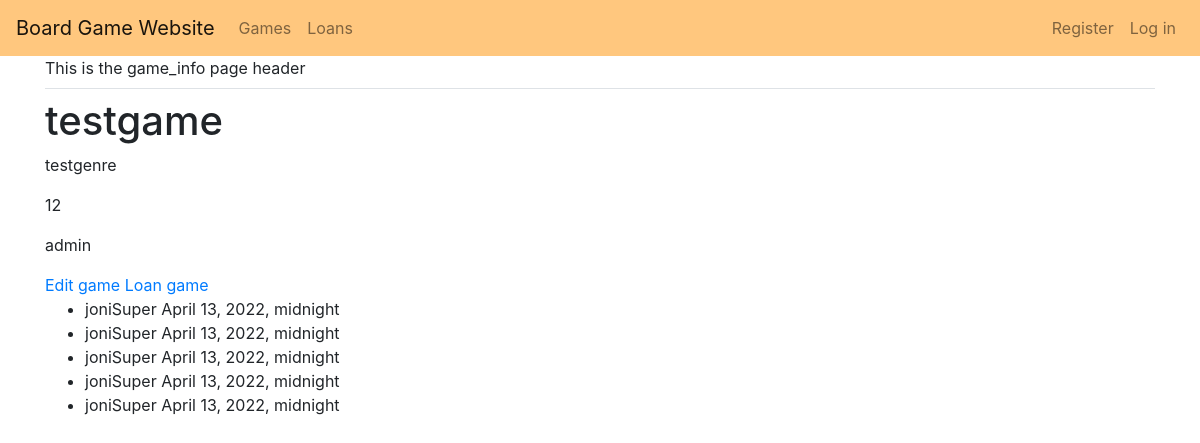
Page /games/4/ on the earlier database version.
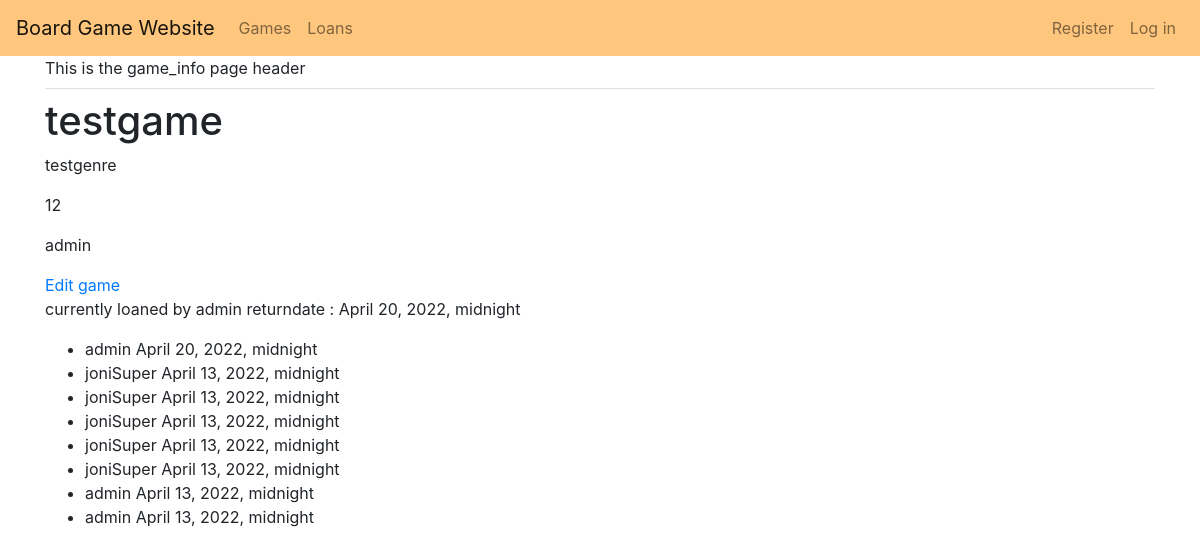
Same page on the later database version.
### board_games/models.py (models this page shows, shortened)
class BoardGame(models.Model):
    game = models.CharField(max_length=100)
    genre = models.CharField(max_length=200)
    year_published = models.IntegerField()
    owner = models.ForeignKey(User, on_delete=models.CASCADE)
    loaned = models.BooleanField(null=True)

class GameLoan(models.Model):
    game = models.ForeignKey(BoardGame, on_delete=models.CASCADE)
    owner = models.ForeignKey(User, on_delete=models.CASCADE)
    date_loaned = models.DateTimeField(auto_now_add=True)
    return_date = models.DateTimeField()

### board_games/views.py (the view)
# urls.py: path("games/<int:game_id>/", views.game_info, name="game_info"),
def game_info(request, game_id):
    game = BoardGame.objects.get(id=game_id)
    loans = GameLoan.objects.filter(game=game).order_by("-return_date")
    context = {"game": game, "loans": loans}
    return render(request, "board_games/game_info.html", context)

### board_games/templates/board_games/game_info.html
{% extends 'board_games/base.html' %}
{% block page_header %}
This is the game_info page header
{% endblock page_header %}
{% block content %}
<h1>{{game.game}}</h1>
<p>{{game.genre}}</p>
<p>{{game.year_published}}</p>
<p>{{game.owner}}</p>
<a href="{% url 'board_games:edit_game' game.id %}">Edit game</a>
{% if not game.loaned %}
<a href="{% url 'board_games:add_loan' game.id %}">Loan game</a>
{% else %}
<p>
    currently loaned by {{ loans.first.owner }} returndate : {{ loans.first.return_date }}
</p>
{% endif %}
<ul>
    {% for loan in loans %}
    <li>
        {{ loan.owner }}
        {{ loan.return_date }}
    </li>
    {% endfor %}
</ul>
{% endblock content %}

### board_games/templates/board_games/base.html (shortened to what this page needs)
{% load bootstrap4 %}
<!DOCTYPE html>
<html lang="en">
<head>
  {% bootstrap_css %}
</head>
<body>
  <nav class="navbar navbar-expand-md navbar-light" style="background-color: #ffc77e;">
    <a class="navbar-brand" href="{% url 'board_games:index'%}">
      Board Game Website</a>
    <div class="collapse navbar-collapse" id="navbarCollapse">
      <ul class="navbar-nav mr-auto">
        <li class="nav-item">
          <a class="nav-link" href="{% url 'board_games:games'%}">
            Games</a>
        </li>
        <li class="nav-item">
          <a class="nav-link" href="{% url 'board_games:loans'%}">
            Loans</a>
        </li>
      </ul>
      <ul class="navbar-nav ml-auto">
        {% if user.is_authenticated %}
        <li class="nav-item">
          <span class="navbar-text">Hello, {{ user.username }}.</span>
        </li>
        <li class="nav-item">
          <a class="nav-link" href="{% url 'users:logout' %}">Log out</a>
        </li>
        {% else %}
        <li class="nav-item">
          <a class="nav-link" href="{% url 'users:register' %}">Register</a>
        </li>
        <li class="nav-item">
          <a class="nav-link" href="{% url 'users:login' %}">Log in</a></li>
        {% endif %}
      </ul>
    </div>
  </nav>
  <main role="main" class="container">
    <div class="pb-2 mb-2 border-bottom">
      {% block page_header %}{% endblock page_header %}
    </div>
    <div>
      {% block content %}{% endblock content %}
    </div>
  </main>
</body>
</html>

Differences in the rows shown:
changed BoardGame "testgame": loaned False → True (drawn)
added GameLoan: first.owner "admin", first.return_date "April 20, 2022, midnight", owner "admin", return_date "April 20, 2022, midnight"
added GameLoan: owner "admin", return_date "April 13, 2022, midnight"
added GameLoan: owner "admin", return_date "April 13, 2022, midnight"
Other differences:
text no longer shown: "Loan game"
text now shown: "currently loaned by returndate :"
